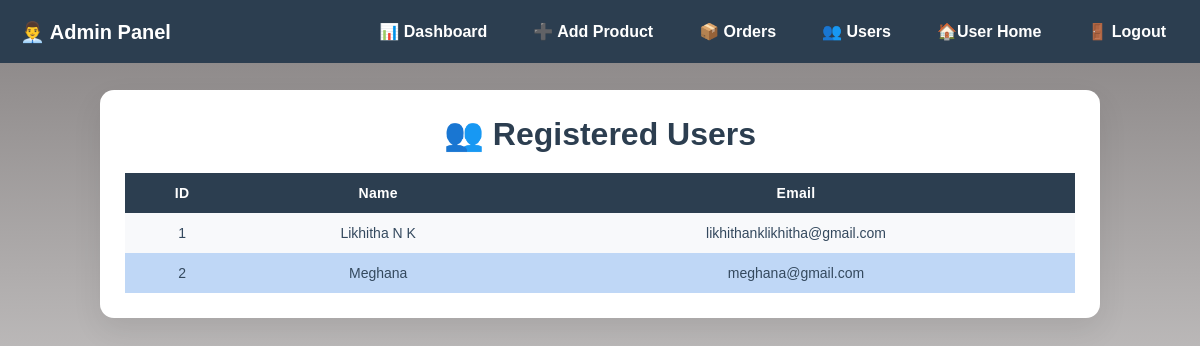
Screenshot of /admin/users with the database file from the repository.
### tables this page shows
CREATE TABLE users (
            id INTEGER PRIMARY KEY AUTOINCREMENT,
            name TEXT NOT NULL,
            email TEXT UNIQUE NOT NULL,
            password TEXT NOT NULL
        );

### app.py (the view)
@app.route("/admin/users")
def list_users():
    conn = get_db_connection()
    users = conn.execute("SELECT id, name, email FROM users").fetchall()
    conn.close()
    return render_template("users.html", users=users)

### app.py (called while the page is built)
def get_db_connection():
    conn = sqlite3.connect(DB_PATH)
    conn.row_factory = sqlite3.Row
    return conn

### templates/users.html (shortened to what this page needs)
<!DOCTYPE html>
<html lang="en">
<head>
</head>
<body>
{% extends "admin_base.html" %}
{% block content %}
<div class="users-wrapper">
    <h1>👥 Registered Users</h1>
    {% if users %}
        <div class="table-container">
            <table>
                <thead>
                    <tr>
                        <th>ID</th>
                        <th>Name</th>
                        <th>Email</th>
                    </tr>
                </thead>
                <tbody>
                    {% for user in users %}
                    <tr>
                        <td>{{ user['id'] }}</td>
                        <td>{{ user['name'] }}</td>
                        <td>{{ user['email'] }}</td>
                    </tr>
                    {% endfor %}
                </tbody>
            </table>
        </div>
    {% else %}
        <p class="no-users">No users found.</p>
    {% endif %}
</div>
{% endblock %}

### templates/admin_base.html (style rules this page uses)
* { margin: 0; padding: 0; box-sizing: border-box; }
body { font-family: Arial, sans-serif; background: #f4f6f8; overflow-x: hidden; }

### templates/users.html (style rules this page uses)
body { margin: 0; font-family: Arial, sans-serif; background: linear-gradient(rgba(69, 62, 62, 0.65), rgba(255,255,255,0.65)), url("https://oshiprint.in/image/cache/catalog/poster/new/mqp101-320x320w.jpeg.webp"); background-size: cover; background-position: center; background-attachment: fixed; }
.users-wrapper { max-width: 1000px; margin: auto; background: #ffffff; padding: 25px; border-radius: 14px; box-shadow: 0 12px 30px rgba(0,0,0,0.08); }
h1 { text-align: center; margin-bottom: 20px; color: #2c3e50; }
.table-container { overflow-x: auto; }
table { width: 100%; border-collapse: collapse; min-width: 600px; }
thead { background: #2c3e50; color: #ffffff; }
th, td { padding: 12px 14px; text-align: center; font-size: 14px; }
th { font-weight: 600; letter-spacing: 0.3px; }
tbody tr:nth-child(odd) { background: #f8f9fb; }
tbody tr:nth-child(even) { background: #bfd7f6; }
td { color: #34495e; }

### rows the page displays
users: id "1", name "Likhitha N K", email "likhithanklikhitha@gmail.com"
users: id "2", name "Meghana", email "meghana@gmail.com"
